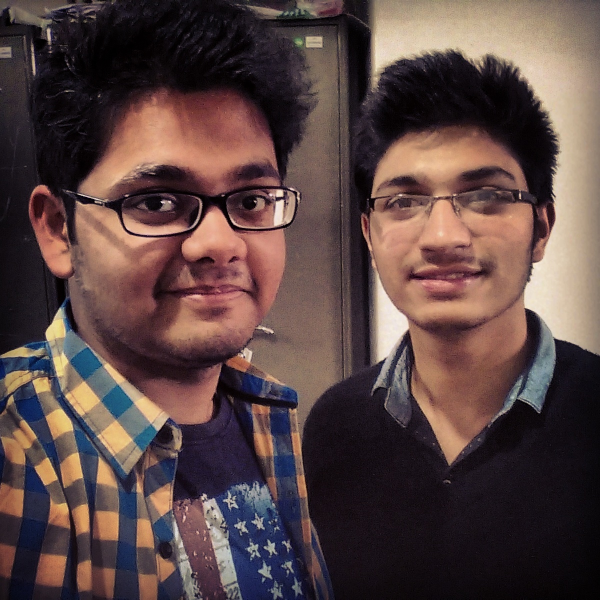
#> input picture Testing/111.jpg, 1200 x 1200 px (shown at 1/2 size)
$ python HOG_implementations.py 111.jpg   (older library calls are emulated)
#> lines starting #> are read from the running program, lines starting #| are printed output that depends on the picture
import matplotlib.pyplot as plt

from skimage.feature import hog
from skimage import data, exposure
from numpy import*
from PIL import Image
import sys
# image = data.astronaut()

temp = sys.argv[1]
image = Image.open(temp)
#> image is the input picture: PIL image 1200x1200 RGB; mean R, G, B 90.2, 69.6, 67.5

fd, hog_image = hog(image, orientations=8, pixels_per_cell=(16,16),
                    cells_per_block=(1,1), visualize=True, multichannel=True)
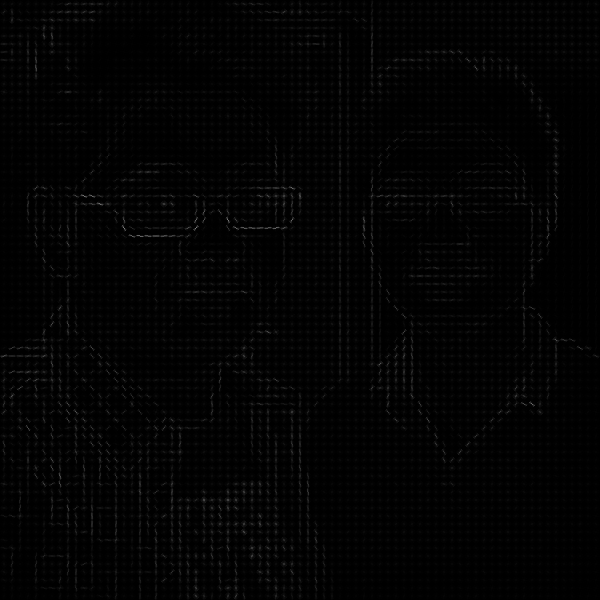
#> hog_image: shape (1200, 1200) float64 (shown at 1/2 size); min 0, max 58.22, mean 0.7; drawn with min black and max white

fig, (ax1, ax2) = plt.subplots(1, 2, figsize=(8, 4), sharex=True, sharey=True)

ax1.axis('off')
ax1.imshow(image, cmap=plt.cm.gray)
ax1.set_title('Input image')

# Rescale histogram for better display
hog_image_rescaled = exposure.rescale_intensity(hog_image, in_range=(0, 10))
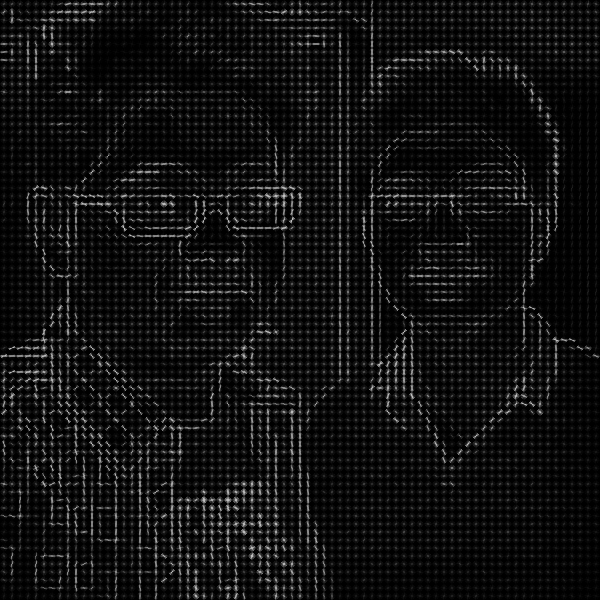
#> hog_image_rescaled: shape (1200, 1200) float64 (shown at 1/2 size); min 0, max 1, mean 0.0661

ax2.axis('off')
ax2.imshow(hog_image_rescaled, cmap=plt.cm.gray)
ax2.set_title('Histogram of Oriented Gradients')
plt.show()
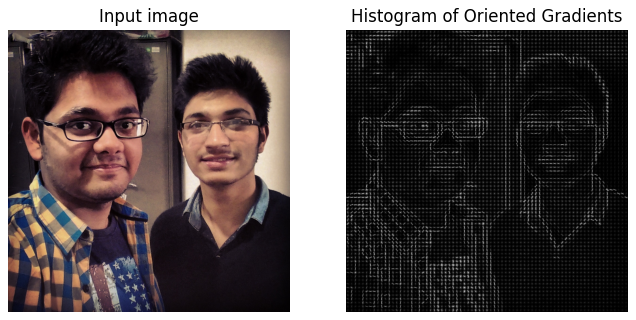
#> figure drawn by matplotlib, 2 panels
